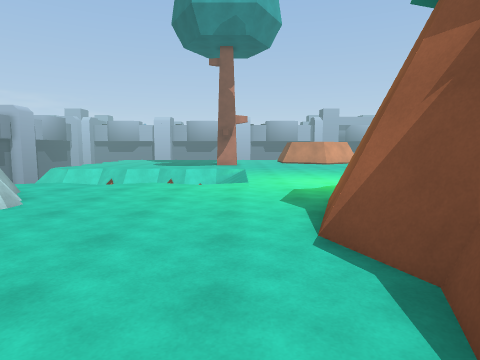
[1] (above)

17 first-person views from a walk through a 3-D level made in the Unity game engine. The camera is 1.5 m above the floor, tilts 6° down and sees 75° across. The floor is counted in squares, 1 m on a side. Each view is taken from the middle of a square. On the plan, view 1 faces up. The plan holds only what a view shows up to about 15 squares ahead; the rest is blank. The place goes on beyond the plan. The player is left out. Some animated figures are left out. Some surface patterns are stand-ins.

[2]
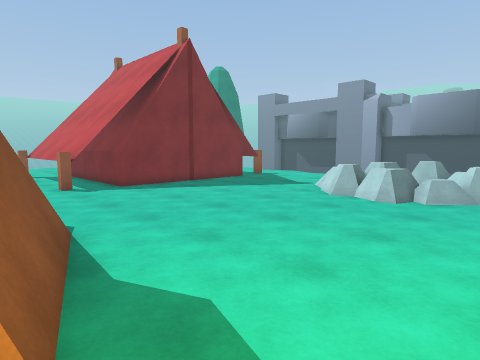

[3]
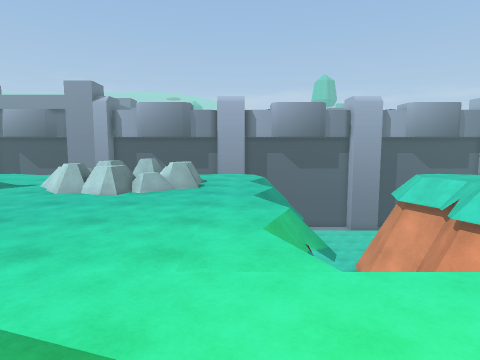

[4]
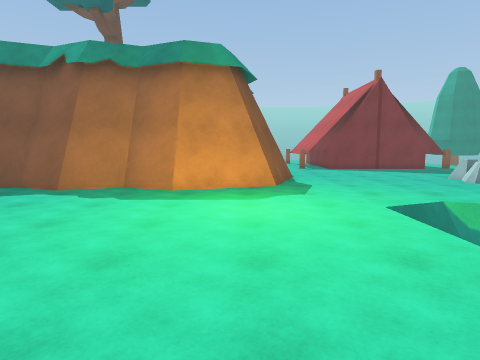

[5]
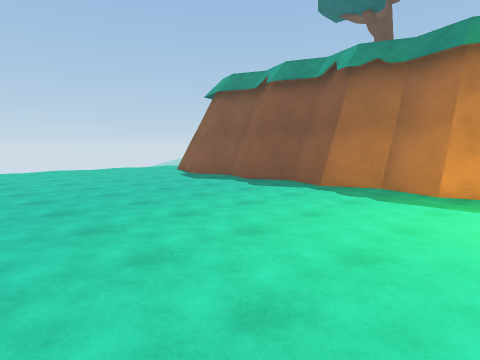

[6]
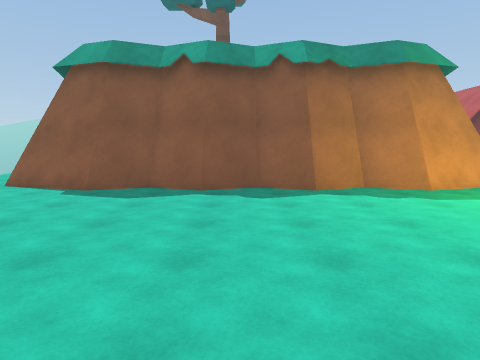

[7]
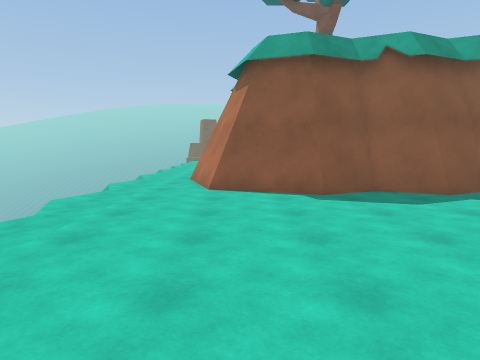

[8]
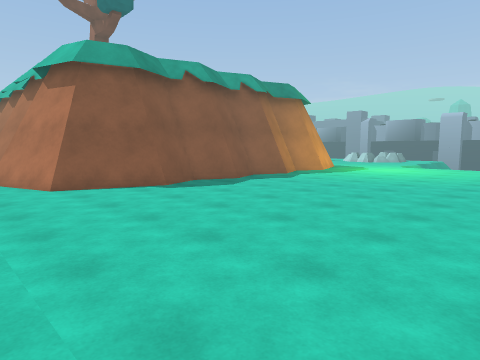

[9]
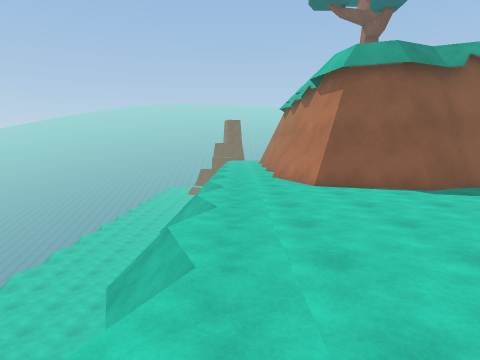

[10]
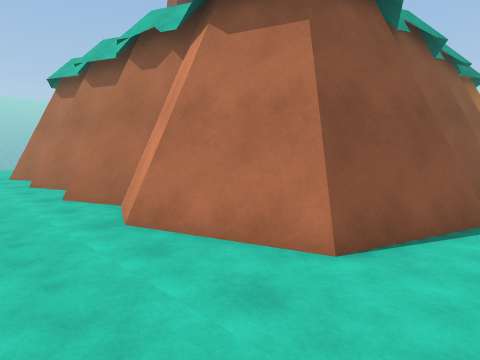

[11]
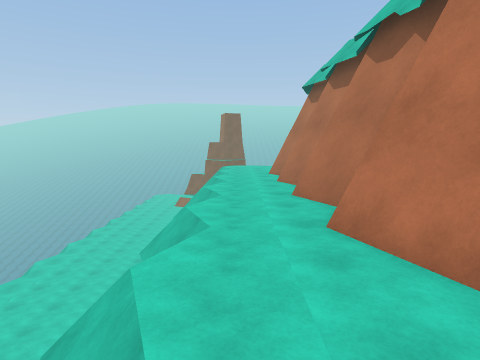

[12]
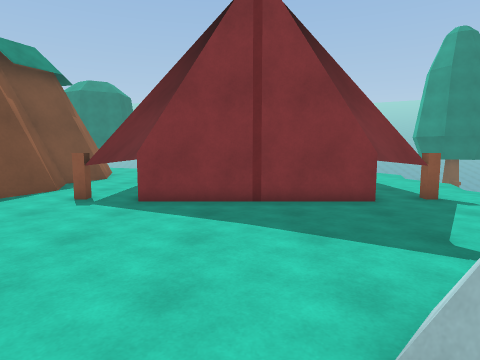

[13]
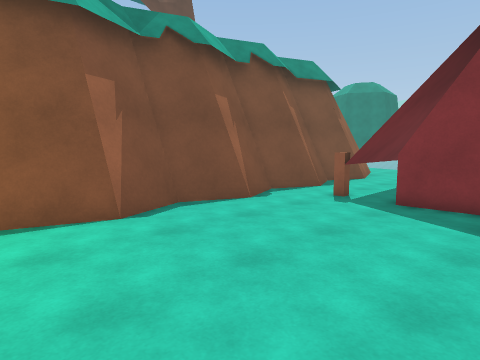

[14]
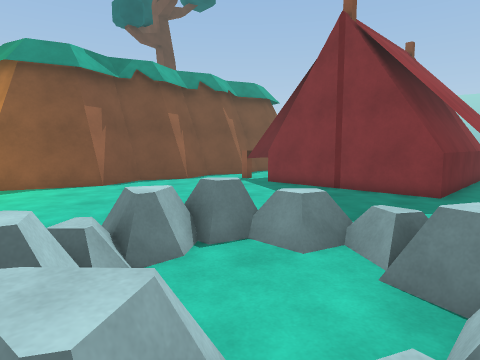

[15]
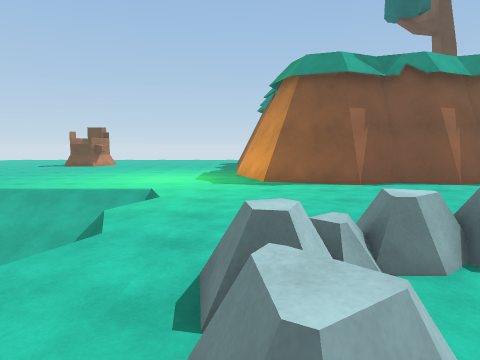

[16]
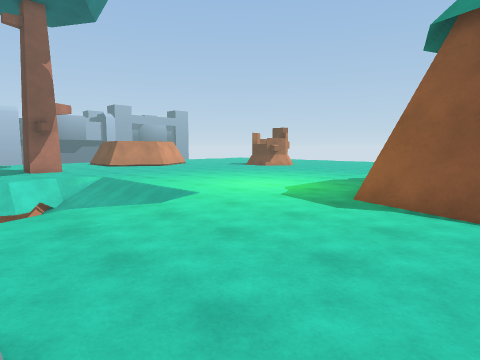

[17]
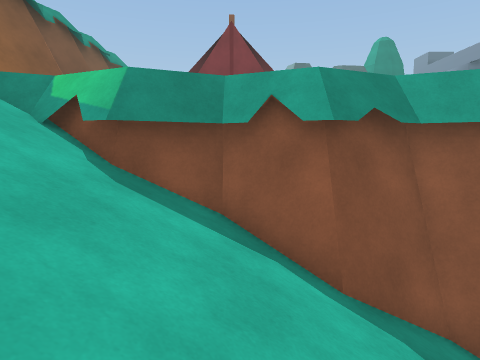

### Floor plan
Key: @ floor where view 1 was taken; # wall or solid block; . main floor; - floor 0.25 m lower than the main floor; _ floor 6 m lower than the main floor; / step, stairs or slope; = window, fence, low wall or low ledge; v drop or lower ground; O other object.
Columns run from 11 left of view 1 to 36 right of it. Each row starts with its distance up from view 1.
 21    ==  ##=/    . ...    .       ... .
 20 #####/ ==/// .......................
 19          ///..........................
 18     ////  //.........................-
 17    /////////.........................v
 16   //////////..........................v
 15  ####///////..........................v
 14 v##=####=///.........................-
 13  vv. ###===/.........................v
 12 ......................................v
 11 ......................................v   ___
 10 .OOOO...........OO#..##..##..#O......-    ____
  9 OOOOO.........OOOO############OOOO...v    _____
  8 O...OO........O                 OO....v   ______
  7 O...OO.......OO                  OO...v   ______
  6 OO.OOO.......O#                  OO..-
  5  OOO.........##                  ##..v
  4   ...........##                  #=...v
  3  ............=#                  #....v
  2 .............##                  ##..-
  1 .............##                  ##..v     __
  0 ...........@.##                  #=...v    ___
 -1 .##########..=#                  #....v    ____
 -2 .##      ##..##                  ##..-     _____
 -3 .#        #..##                  ##..v     _____
 -4 .#        #..##                  #=..
 -5           #..=#                  #..
 -6           #..##                  ##.

Positions as (right, up) in squares from view 1, and headings:
1: (0, 0), facing up
2: (3, 11), facing down-left
3: (4, 12), facing left
4: (4, 21), facing down
5: (4, 21), facing down-right
6: (13, 21), facing down
7: (21, 20), facing down
8: (25, 21), facing down-left
9: (25, 21), facing down
10: (26, 11), facing down-left
11: (25, 11), facing down
12: (-5, 8), facing down
13: (-5, 8), facing down-right
14: (-11, 10), facing down-right
15: (-11, 10), facing right
16: (-6, 5), facing up-right
17: (-6, 20), facing down
